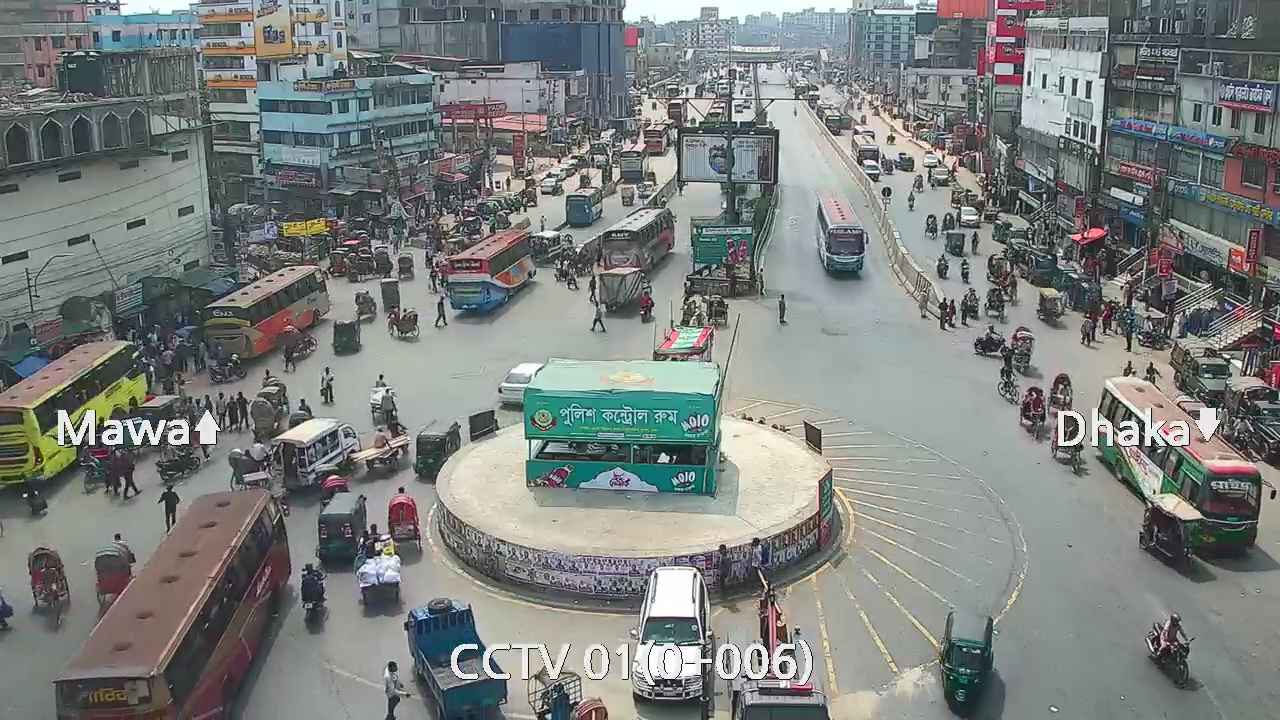
#> input picture DUET/RoadVision_DUET/RealData/train/images/CCTV01^20260318-110000-20260318-120000_000181.jpg, 1280 x 720 px; its folder holds only this picture in this run
$ python build_modified_yolo_dataset.py
#> lines starting #> are read from the running program, lines starting #| are printed output that depends on the picture
from __future__ import annotations

import argparse
import csv
import json
import math
import random
import shutil
from collections import Counter, defaultdict
from dataclasses import dataclass
from pathlib import Path
from statistics import mean

from PIL import Image, ImageStat


BASE_DIR = Path(__file__).resolve().parent


CLASS_NAMES = [
    "Rickshaw",
    "Motorcycle",
    "Tempu",
    "Sedan Car",
    "Pickup",
    "Microbus",
    "Mini Bus",
    "Mini Truck",
    "Agro Use",
    "Medium Truck",
    "Large Bus",
    "Heavy Truck",
    "Trailer",
]


@dataclass(frozen=True)
class ImageInfo:
    stem: str
    file_name: str
    source: str
    camera: str
    frame: int
    block_id: str
    width: int
    height: int
    brightness: float
    contrast: float
    saturation: float
    dark_ratio: float
    bright_ratio: float
    condition: str
    boxes: int
    class_counts: dict[int, int]


def stem_from_image_id(image_id: str) -> str:
    return Path(image_id).stem


def parse_name(stem: str, block_size: int) -> tuple[str, str, int, str]:
    source, frame_text = stem.rsplit("_", 1)
    camera = source.split("^", 1)[0]
    frame = int(frame_text)
    block_id = f"{source}_block{frame // block_size:03d}"
    return source, camera, frame, block_id


def read_annotations(csv_path: Path) -> dict[str, list[tuple[int, float, float, float, float]]]:
    annotations: dict[str, list[tuple[int, float, float, float, float]]] = defaultdict(list)
    with csv_path.open("r", newline="", encoding="utf-8") as f:
        reader = csv.DictReader(f)
        for row in reader:
            stem = stem_from_image_id(row["image_id"])
            annotations[stem].append(
                (
                    int(row["class_id"]),
                    float(row["x_center"]),
                    float(row["y_center"]),
                    float(row["width"]),
                    float(row["height"]),
                )
            )
    return annotations


def classify_condition(brightness: float, contrast: float, saturation: float, dark_ratio: float) -> str:
    if brightness < 108 or dark_ratio > 0.08:
        return "dim_cctv"
    if saturation < 22 and contrast < 45:
        return "hazy_flat"
    if contrast > 58:
        return "high_contrast_day"
    if brightness > 132:
        return "bright_day"
    return "normal_day"


def image_stats(image_path: Path) -> tuple[int, int, float, float, float, float, float, str]:
    with Image.open(image_path) as img:
        img = img.convert("RGB")
        width, height = img.size
        sample = img.resize((160, max(1, round(160 * height / width))))
        gray = sample.convert("L")
        gray_stat = ImageStat.Stat(gray)
        brightness = float(gray_stat.mean[0])
        contrast = float(gray_stat.stddev[0])
        hist = gray.histogram()
        total = sum(hist)
        dark_ratio = sum(hist[:45]) / total
        bright_ratio = sum(hist[210:]) / total
        hsv = sample.convert("HSV")
        saturation = float(ImageStat.Stat(hsv).mean[1])
        condition = classify_condition(brightness, contrast, saturation, dark_ratio)
        return width, height, brightness, contrast, saturation, dark_ratio, bright_ratio, condition


def collect_image_info(root: Path, block_size: int) -> list[ImageInfo]:
    train_dir = root / "RealData" / "train"
    image_dir = train_dir / "images"
    annotations = read_annotations(train_dir / "train.csv")
    infos: list[ImageInfo] = []

    for image_path in sorted(image_dir.glob("*.jpg"), key=lambda p: p.name):
        source, camera, frame, block_id = parse_name(image_path.stem, block_size)
        width, height, brightness, contrast, saturation, dark_ratio, bright_ratio, condition = image_stats(image_path)
        class_counts: Counter = Counter(cls for cls, *_ in annotations.get(image_path.stem, []))
        infos.append(
            ImageInfo(
                stem=image_path.stem,
                file_name=image_path.name,
                source=source,
                camera=camera,
                frame=frame,
                block_id=block_id,
                width=width,
                height=height,
                brightness=brightness,
                contrast=contrast,
                saturation=saturation,
                dark_ratio=dark_ratio,
                bright_ratio=bright_ratio,
                condition=condition,
                boxes=sum(class_counts.values()),
                class_counts=dict(class_counts),
            )
        )
    return infos


def counter_for(infos: list[ImageInfo], key: str) -> Counter:
    if key == "class":
        counts: Counter = Counter()
        for info in infos:
            counts.update(info.class_counts)
        return counts
    return Counter(getattr(info, key) for info in infos)


def split_by_blocks(infos: list[ImageInfo], val_ratio: float, seed: int) -> tuple[set[str], set[str]]:
    rng = random.Random(seed)
    by_block: dict[str, list[ImageInfo]] = defaultdict(list)
    for info in infos:
        by_block[info.block_id].append(info)

    blocks = list(by_block)
    total_images = len(infos)
    target_images = max(1, round(total_images * val_ratio))
    total_class = counter_for(infos, "class")
    total_condition = counter_for(infos, "condition")
    total_camera = counter_for(infos, "camera")

    def split_score(candidate_infos: list[ImageInfo]) -> float:
        candidate_images = len(candidate_infos)
        size_score = abs(candidate_images - target_images) / target_images
        class_counts = counter_for(candidate_infos, "class")
        condition_counts = counter_for(candidate_infos, "condition")
        camera_counts = counter_for(candidate_infos, "camera")
        class_score = 0.0
        class_fraction_penalty = 0.0
        for cls in range(len(CLASS_NAMES)):
            total = max(1, total_class[cls])
            got_fraction = class_counts[cls] / total
            class_score += abs(got_fraction - val_ratio)
            if class_counts[cls] == 0:
                class_fraction_penalty += 0.60
            if got_fraction > 0.28:
                class_fraction_penalty += (got_fraction - 0.28) * 6.0
            if total_class[cls] >= 80 and got_fraction < 0.06:
                class_fraction_penalty += (0.06 - got_fraction) * 3.0
        condition_score = 0.0
        for condition in total_condition:
            target = total_condition[condition] / total_images
            got = condition_counts[condition] / max(1, candidate_images)
            condition_score += abs(got - target)
        camera_score = 0.0
        for camera in total_camera:
            target = total_camera[camera] / total_images
            got = camera_counts[camera] / max(1, candidate_images)
            camera_score += abs(got - target)
        missing_condition_penalty = sum(1 for c in total_condition if condition_counts[c] == 0) * 0.20
        return size_score * 1.6 + class_score * 2.5 + class_fraction_penalty + condition_score + camera_score + missing_condition_penalty

    best_selected: set[str] = set()
    best_score = math.inf
    for _ in range(25000):
        shuffled = blocks[:]
        rng.shuffle(shuffled)
        selected: set[str] = set()
        selected_infos: list[ImageInfo] = []
        for block in shuffled:
            next_size = len(selected_infos) + len(by_block[block])
            if next_size > target_images * 1.18:
                continue
            selected.add(block)
            selected_infos.extend(by_block[block])
            if len(selected_infos) >= target_images * 0.92:
                break
        if not selected_infos:
            continue
        score = split_score(selected_infos)
        if score < best_score:
            best_score = score
            best_selected = selected

    if not best_selected:
        raise RuntimeError("Could not create a validation split.")

    val_stems = {info.stem for block in best_selected for info in by_block[block]}
    train_stems = {info.stem for info in infos if info.stem not in val_stems}
    return train_stems, val_stems


def write_label(label_path: Path, boxes: list[tuple[int, float, float, float, float]]) -> None:
    with label_path.open("w", encoding="utf-8", newline="\n") as f:
        for cls, x, y, w, h in boxes:
            f.write(f"{cls} {x:.6f} {y:.6f} {w:.6f} {h:.6f}\n")


def reset_output(output: Path) -> None:
    if output.exists():
        shutil.rmtree(output)
    for split in ("train", "val", "train_all", "test"):
        (output / "images" / split).mkdir(parents=True, exist_ok=True)
    for split in ("train", "val", "train_all"):
        (output / "labels" / split).mkdir(parents=True, exist_ok=True)
    (output / "reports").mkdir(parents=True, exist_ok=True)


def copy_dataset(root: Path, output: Path, infos: list[ImageInfo], train_stems: set[str], val_stems: set[str]) -> None:
    annotations = read_annotations(root / "RealData" / "train" / "train.csv")
    train_image_dir = root / "RealData" / "train" / "images"
    test_image_dir = root / "test" / "images"

    info_by_stem = {info.stem: info for info in infos}
    for split, stems in (("train", train_stems), ("val", val_stems), ("train_all", set(info_by_stem))):
        for stem in sorted(stems):
            src = train_image_dir / f"{stem}.jpg"
            shutil.copy2(src, output / "images" / split / src.name)
            write_label(output / "labels" / split / f"{stem}.txt", annotations.get(stem, []))

    for image_path in sorted(test_image_dir.glob("*.jpg"), key=lambda p: p.name):
        shutil.copy2(image_path, output / "images" / "test" / image_path.name)


def write_yaml(output: Path) -> None:
    names = "\n".join(f"  {idx}: {name}" for idx, name in enumerate(CLASS_NAMES))
    base = output.resolve().as_posix()
    (output / "data.yaml").write_text(
        f"path: {base}\ntrain: images/train\nval: images/val\ntest: images/test\nnc: 13\nnames:\n{names}\n",
        encoding="utf-8",
    )
    (output / "data_train_all.yaml").write_text(
        f"path: {base}\ntrain: images/train_all\nval: images/val\ntest: images/test\nnc: 13\nnames:\n{names}\n",
        encoding="utf-8",
    )


def write_reports(output: Path, infos: list[ImageInfo], train_stems: set[str], val_stems: set[str], block_size: int) -> None:
    fieldnames = [
        "split",
        "file_name",
        "stem",
        "source",
        "camera",
        "frame",
        "block_id",
        "width",
        "height",
        "brightness",
        "contrast",
        "saturation",
        "dark_ratio",
        "bright_ratio",
        "condition",
        "boxes",
    ] + [f"class_{i}" for i in range(len(CLASS_NAMES))]

    with (output / "reports" / "image_metadata.csv").open("w", newline="", encoding="utf-8") as f:
        writer = csv.DictWriter(f, fieldnames=fieldnames)
        writer.writeheader()
        for info in infos:
            split = "val" if info.stem in val_stems else "train"
            row = {
                "split": split,
                "file_name": info.file_name,
                "stem": info.stem,
                "source": info.source,
                "camera": info.camera,
                "frame": info.frame,
                "block_id": info.block_id,
                "width": info.width,
                "height": info.height,
                "brightness": round(info.brightness, 3),
                "contrast": round(info.contrast, 3),
                "saturation": round(info.saturation, 3),
                "dark_ratio": round(info.dark_ratio, 5),
                "bright_ratio": round(info.bright_ratio, 5),
                "condition": info.condition,
                "boxes": info.boxes,
            }
            row.update({f"class_{i}": info.class_counts.get(i, 0) for i in range(len(CLASS_NAMES))})
            writer.writerow(row)

    split_infos = {
        "train": [info for info in infos if info.stem in train_stems],
        "val": [info for info in infos if info.stem in val_stems],
        "all": infos,
    }
    summary = {
        "strategy": "contiguous frame-block split with class and lighting balance",
        "block_size_frames": block_size,
        "class_names": CLASS_NAMES,
        "splits": {},
    }
    for split, split_info in split_infos.items():
        class_counts = counter_for(split_info, "class")
        condition_counts = counter_for(split_info, "condition")
        camera_counts = counter_for(split_info, "camera")
        brightness_values = [info.brightness for info in split_info]
        summary["splits"][split] = {
            "images": len(split_info),
            "boxes": sum(class_counts.values()),
            "class_counts": {str(i): class_counts.get(i, 0) for i in range(len(CLASS_NAMES))},
            "condition_counts": dict(sorted(condition_counts.items())),
            "camera_counts": dict(sorted(camera_counts.items())),
            "brightness_mean": round(mean(brightness_values), 3) if brightness_values else 0,
        }
    (output / "reports" / "split_summary.json").write_text(json.dumps(summary, indent=2), encoding="utf-8")


def write_readme(output: Path) -> None:
    (output / "README.md").write_text(
        """# Modified RoadVision YOLO Dataset

This is a YOLO-ready rearranged dataset built from `RealData/train` and `test/images`.

## Why This Split

- Uses contiguous frame blocks instead of a pure random split.
- Balances validation using class counts and image lighting statistics.
- Keeps metadata reports for brightness, contrast, saturation, camera, sequence, frame, and condition.

## Train

```powershell
yolo detect train data=DUET/RoadVision_DUET/Modified_YOLO_Effective/data.yaml model=yolo11m.pt imgsz=800 batch=4 epochs=100 device=0 multi_scale=False
```

## Final Full-Data Training

After choosing settings from validation, train on all 810 labeled images:

```powershell
yolo detect train data=DUET/RoadVision_DUET/Modified_YOLO_Effective/data_train_all.yaml model=yolo11m.pt imgsz=800 batch=4 epochs=100 device=0 multi_scale=False
```

Reports live in `reports/`.
""",
        encoding="utf-8",
    )


def main() -> None:
    parser = argparse.ArgumentParser(description="Build a modified, analyzed YOLO dataset for RoadVision DUET.")
    parser.add_argument("--root", type=Path, default=BASE_DIR)
    parser.add_argument("--output-name", default="Modified_YOLO_Effective")
    parser.add_argument("--val-ratio", type=float, default=0.17)
    parser.add_argument("--block-size", type=int, default=25)
    parser.add_argument("--seed", type=int, default=42)
    args = parser.parse_args()

    output = args.root / args.output_name
    infos = collect_image_info(args.root, args.block_size)
#> (reads DUET/RoadVision_DUET/train/train.csv from the repository)
#> in image_stats, img is the input picture: PIL image 1280x720 RGB; mean R, G, B 124.5, 128.8, 126.6
#> in image_stats, `sample = img.resize((160, max(1, round(160 * height / width))))`:
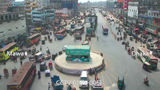
#> sample: PIL image 160x90 RGB; mean R, G, B 124.5, 128.7, 126.6
#> in image_stats, `gray = sample.convert("L")`:
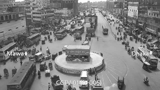
#> gray: PIL image 160x90 L; min 34, max 255, mean 127.2
#> in image_stats, `brightness = float(gray_stat.mean[0])`: brightness = 127.2
#> in image_stats, `contrast = float(gray_stat.stddev[0])`: contrast = 42.62
#> in image_stats, `hist = gray.histogram()`: hist = 256 values, max 138 at index 87, min 0 at index 0, mean 56.25
#> in image_stats, `total = sum(hist)`: total = 14400
#> in image_stats, `dark_ratio = sum(hist[:45]) / total`: dark_ratio = 0.00368
#> in image_stats, `bright_ratio = sum(hist[210:]) / total`: bright_ratio = 0.0313
#> in image_stats, `hsv = sample.convert("HSV")`: hsv: PIL image 160x90 HSV; mean H, S, V 106, 29.8, 133.5
#> in image_stats, `saturation = float(ImageStat.Stat(hsv).mean[1])`: saturation = 29.81
#> in image_stats, `condition = classify_condition(brightness, contrast, saturation, dark_..`: condition = 'normal_day'
#> in collect_image_info, `width, height, brightness, contrast, saturation, dark_ratio, bright_ra..`: width = 1280; height = 720; brightness = 127.2; contrast = 42.62; saturation = 29.81; dark_ratio = 0.00368; bright_ratio = 0.0313; condition = 'normal_day'
#> infos = 1 item
    train_stems, val_stems = split_by_blocks(infos, args.val_ratio, args.seed)
#> the loop in split_by_blocks, `for info in infos:` made 1 pass
#> in split_by_blocks, `total_images = len(infos)`: total_images = 1
#> the loop in counter_for, `for info in infos:` made 1 pass
#> after the loop in counter_for, `for info in infos:`: counts = {1: 4, 10: 3, 6: 1, 7: 1, 4: 1, 3: 1, 2: 5, 0: 10}
#> in split_by_blocks, `total_condition = counter_for(infos, "condition")`: total_condition = {'normal_day': 1}
#> in split_by_blocks, `total_camera = counter_for(infos, "camera")`: total_camera = {'CCTV01': 1}
#> the loop in split_by_blocks, `for _ in range(25000):` made 25000 passes
#> best_score on pass 1: 56.29
#> after the loop in split_by_blocks, `for _ in range(25000):`: best_score = 56.29; best_selected = 1 item
#> in split_by_blocks, `train_stems = {info.stem for info in infos if info.stem not in val_ste..`: train_stems = 0 items
#> train_stems = 0 items; val_stems = 1 item

    reset_output(output)
    copy_dataset(args.root, output, infos, train_stems, val_stems)
#> the loop in copy_dataset, `for split, stems in (("train", train_stems), ("val", val_stems), ("tra..` made 3 passes
#> split on passes 1 to 3: 'train', 'val', 'train_all'
    write_yaml(output)
    write_reports(output, infos, train_stems, val_stems, args.block_size)
#> the loop in write_reports, `for info in infos:` made 1 pass
#> the loop in write_reports, `for split, split_info in split_infos.items():` made 3 passes
#> (split, class_counts, condition_counts, camera_counts, brightness_values) on passes 2 to 3: ('val', {1: 4, 10: 3, 6: 1, 7: 1, 4: 1, 3: 1, 2: 5, 0: 10}, {'normal_day': 1}, {'CCTV01': 1}, [127.2]), ('all', {1: 4, 10: 3, 6: 1, 7: 1, 4: 1, 3: 1, 2: 5, 0: 10}, {'normal_day': 1}, {'CCTV01': 1}, [127.2])
#> after the loop in write_reports, `for split, split_info in split_infos.items():`: summary = 4 items
    write_readme(output)

    summary = json.loads((output / "reports" / "split_summary.json").read_text(encoding="utf-8"))
    print(json.dumps(summary, indent=2))
    print(f"\nCreated modified dataset: {output}")


if __name__ == "__main__":
    main()
